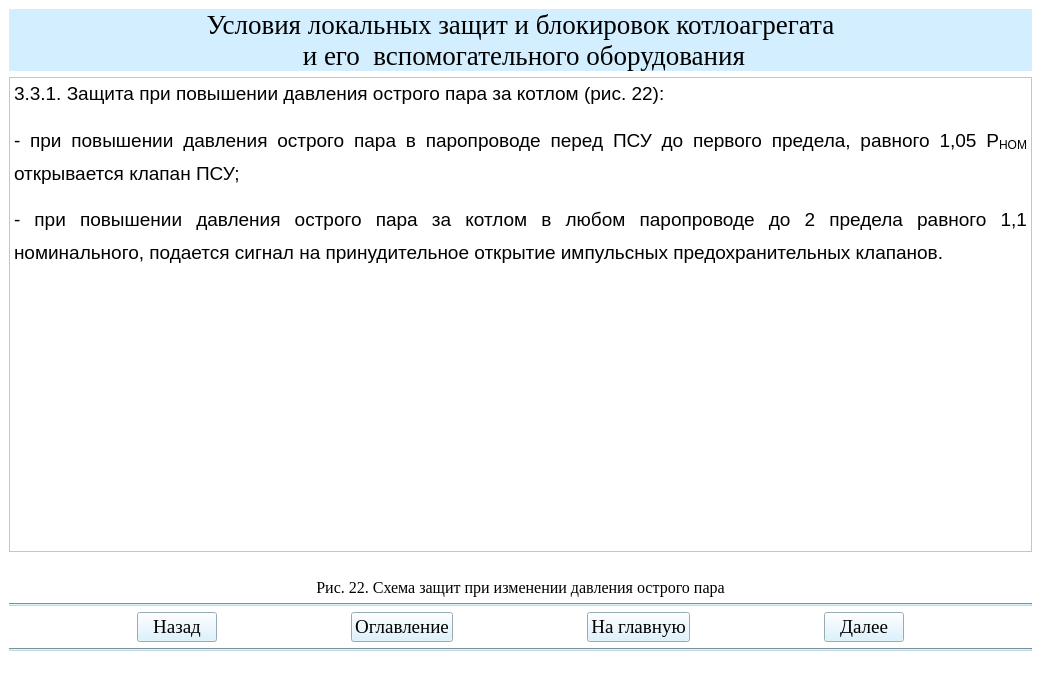
<?xml version="1.0" encoding="UTF-8"?>
<ui version="4.0">
 <class>Teoria34Window</class>
 <widget class="QMainWindow" name="Teoria34Window">
  <property name="geometry">
   <rect>
    <x>0</x>
    <y>0</y>
    <width>1041</width>
    <height>682</height>
   </rect>
  </property>
  <property name="windowTitle">
   <string>АУК</string>
  </property>
  <property name="styleSheet">
   <string notr="true">background-color: rgb(255, 255, 255);</string>
  </property>
  <widget class="QWidget" name="centralwidget">
   <layout class="QGridLayout" name="gridLayout">
    <item row="1" column="0">
     <widget class="QTextBrowser" name="textBrowser">
      <property name="html">
       <string>&lt;!DOCTYPE HTML PUBLIC &quot;-//W3C//DTD HTML 4.0//EN&quot; &quot;http://www.w3.org/TR/REC-html40/strict.dtd&quot;&gt;
&lt;html&gt;&lt;head&gt;&lt;meta name=&quot;qrichtext&quot; content=&quot;1&quot; /&gt;&lt;style type=&quot;text/css&quot;&gt;
p, li { white-space: pre-wrap; }
&lt;/style&gt;&lt;/head&gt;&lt;body style=&quot; font-family:'MS Shell Dlg 2'; font-size:8.25pt; font-weight:400; font-style:normal;&quot;&gt;
&lt;p align=&quot;justify&quot; style=&quot; margin-top:12px; margin-bottom:0px; margin-left:0px; margin-right:0px; -qt-block-indent:0; text-indent:0px; line-height:150%;&quot;&gt;&lt;span style=&quot; font-family:'Times New Roman,serif'; font-size:14pt;&quot;&gt;3.3.1. Защита при повышении давления острого пара за котлом (рис. 22):&lt;/span&gt;&lt;span style=&quot; font-size:8pt;&quot;&gt; &lt;/span&gt;&lt;/p&gt;
&lt;p align=&quot;justify&quot; style=&quot; margin-top:12px; margin-bottom:0px; margin-left:0px; margin-right:0px; -qt-block-indent:0; text-indent:0px; line-height:150%;&quot;&gt;&lt;span style=&quot; font-family:'Times New Roman,serif'; font-size:14pt;&quot;&gt;- при повышении давления острого пара в паропроводе перед ПСУ до первого предела, равного 1,05 Р&lt;/span&gt;&lt;span style=&quot; font-family:'Times New Roman,serif'; font-size:14pt; vertical-align:sub;&quot;&gt;НОМ&lt;/span&gt;&lt;span style=&quot; font-family:'Times New Roman,serif'; font-size:14pt;&quot;&gt; открывается клапан ПСУ;&lt;/span&gt;&lt;span style=&quot; font-size:8pt;&quot;&gt; &lt;/span&gt;&lt;/p&gt;
&lt;p align=&quot;justify&quot; style=&quot; margin-top:12px; margin-bottom:0px; margin-left:0px; margin-right:0px; -qt-block-indent:0; text-indent:0px; line-height:150%;&quot;&gt;&lt;span style=&quot; font-family:'Times New Roman,serif'; font-size:14pt;&quot;&gt;- при повышении давления острого пара за котлом в любом паропроводе до 2 предела равного 1,1 номинального, подается сигнал на принудительное открытие импульсных предохранительных клапанов.&lt;/span&gt;&lt;span style=&quot; font-size:8pt;&quot;&gt; &lt;/span&gt;&lt;/p&gt;&lt;/body&gt;&lt;/html&gt;</string>
      </property>
     </widget>
    </item>
    <item row="2" column="0">
     <widget class="QLabel" name="label">
      <property name="text">
       <string/>
      </property>
      <property name="pixmap">
       <pixmap>рис22.png</pixmap>
      </property>
      <property name="alignment">
       <set>Qt::AlignCenter</set>
      </property>
     </widget>
    </item>
    <item row="6" column="0">
     <widget class="Line" name="line_2">
      <property name="styleSheet">
       <string notr="true">background-color: rgb(191, 216, 230);</string>
      </property>
      <property name="orientation">
       <enum>Qt::Horizontal</enum>
      </property>
     </widget>
    </item>
    <item row="4" column="0">
     <widget class="Line" name="line">
      <property name="styleSheet">
       <string notr="true">background-color: rgb(191, 216, 230);</string>
      </property>
      <property name="orientation">
       <enum>Qt::Horizontal</enum>
      </property>
     </widget>
    </item>
    <item row="5" column="0">
     <layout class="QHBoxLayout" name="horizontalLayout">
      <item>
       <spacer name="horizontalSpacer_2">
        <property name="orientation">
         <enum>Qt::Horizontal</enum>
        </property>
        <property name="sizeHint" stdset="0">
         <size>
          <width>40</width>
          <height>20</height>
         </size>
        </property>
       </spacer>
      </item>
      <item>
       <widget class="QPushButton" name="btn_return34">
        <property name="sizePolicy">
         <sizepolicy hsizetype="Minimum" vsizetype="Fixed">
          <horstretch>0</horstretch>
          <verstretch>0</verstretch>
         </sizepolicy>
        </property>
        <property name="font">
         <font>
          <family>Times New Roman</family>
          <pointsize>14</pointsize>
          <weight>50</weight>
          <bold>false</bold>
         </font>
        </property>
        <property name="styleSheet">
         <string notr="true">background-color: rgb(211, 239, 255);
color: rgb(0, 0, 0);</string>
        </property>
        <property name="text">
         <string>Назад</string>
        </property>
       </widget>
      </item>
      <item>
       <spacer name="horizontalSpacer_5">
        <property name="orientation">
         <enum>Qt::Horizontal</enum>
        </property>
        <property name="sizeHint" stdset="0">
         <size>
          <width>40</width>
          <height>20</height>
         </size>
        </property>
       </spacer>
      </item>
      <item>
       <widget class="QPushButton" name="btn_oglavlenie34">
        <property name="font">
         <font>
          <family>Times New Roman</family>
          <pointsize>14</pointsize>
         </font>
        </property>
        <property name="styleSheet">
         <string notr="true">background-color: rgb(211, 239, 255);
color: rgb(0, 0, 0);</string>
        </property>
        <property name="text">
         <string>Оглавление</string>
        </property>
       </widget>
      </item>
      <item>
       <spacer name="horizontalSpacer">
        <property name="orientation">
         <enum>Qt::Horizontal</enum>
        </property>
        <property name="sizeHint" stdset="0">
         <size>
          <width>40</width>
          <height>20</height>
         </size>
        </property>
       </spacer>
      </item>
      <item>
       <widget class="QPushButton" name="btn_glavnaya34">
        <property name="font">
         <font>
          <family>Times New Roman</family>
          <pointsize>14</pointsize>
          <weight>50</weight>
          <bold>false</bold>
         </font>
        </property>
        <property name="styleSheet">
         <string notr="true">background-color: rgb(211, 239, 255);
color: rgb(0, 0, 0);</string>
        </property>
        <property name="text">
         <string>На главную</string>
        </property>
       </widget>
      </item>
      <item>
       <spacer name="horizontalSpacer_3">
        <property name="orientation">
         <enum>Qt::Horizontal</enum>
        </property>
        <property name="sizeHint" stdset="0">
         <size>
          <width>40</width>
          <height>20</height>
         </size>
        </property>
       </spacer>
      </item>
      <item>
       <widget class="QPushButton" name="btn_dalee34">
        <property name="font">
         <font>
          <family>Times New Roman</family>
          <pointsize>14</pointsize>
          <weight>50</weight>
          <bold>false</bold>
         </font>
        </property>
        <property name="styleSheet">
         <string notr="true">background-color: rgb(211, 239, 255);
color: rgb(0, 0, 0);</string>
        </property>
        <property name="text">
         <string>Далее</string>
        </property>
       </widget>
      </item>
      <item>
       <spacer name="horizontalSpacer_4">
        <property name="orientation">
         <enum>Qt::Horizontal</enum>
        </property>
        <property name="sizeHint" stdset="0">
         <size>
          <width>40</width>
          <height>20</height>
         </size>
        </property>
       </spacer>
      </item>
     </layout>
    </item>
    <item row="0" column="0">
     <widget class="QLabel" name="label_3">
      <property name="font">
       <font>
        <family>Times New Roman</family>
        <pointsize>20</pointsize>
       </font>
      </property>
      <property name="styleSheet">
       <string notr="true">background-color: rgb(211, 239, 255);</string>
      </property>
      <property name="text">
       <string>Условия локальных защит и блокировок котлоагрегата 
 и его  вспомогательного оборудования</string>
      </property>
      <property name="alignment">
       <set>Qt::AlignCenter</set>
      </property>
     </widget>
    </item>
    <item row="3" column="0">
     <widget class="QLabel" name="label_2">
      <property name="font">
       <font>
        <family>Times New Roman</family>
        <pointsize>12</pointsize>
       </font>
      </property>
      <property name="text">
       <string>Рис. 22. Схема защит при изменении давления острого пара</string>
      </property>
      <property name="alignment">
       <set>Qt::AlignCenter</set>
      </property>
     </widget>
    </item>
   </layout>
  </widget>
  <widget class="QStatusBar" name="statusbar"/>
 </widget>
 <resources/>
 <connections/>
</ui>
